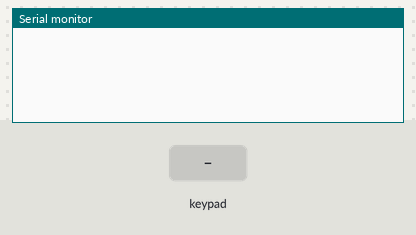
Simulated run of this sketch. Board: Arduino Uno, built with avr-gcc and run on an emulated ATmega328P. Shown: the last lines printed to the serial monitor. Wiring (inferred from the names in the program): 4×4 keypad with keys 1 2 3 A 4 5 6 B 7 8 9 C * 0 # D: rows pin 9, pin 8, pin 7, pin 6; columns pin 5, pin 4, pin 3, pin 2. The inputs (shaded band) are chosen by the test bench.

Above: at 1.2 s.
1.3 s: key '1' pressed
At 2.6 s:
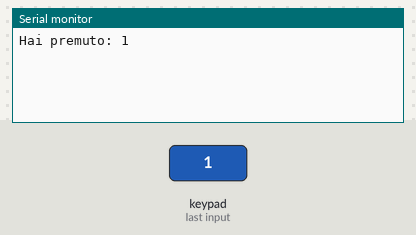
2.9 s: keypad keys 9 8 7 6 # pressed 0.4 s apart
At 5.4 s:
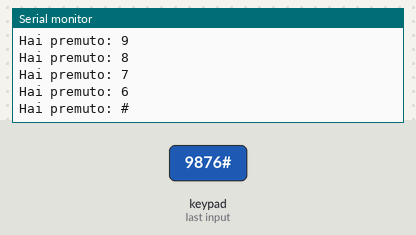
6.4 s: key 'A' pressed
At 7.7 s:
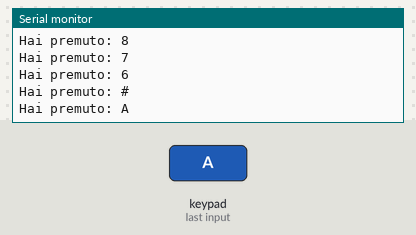
8.0 s: keypad keys 9 8 7 6 * pressed 0.4 s apart
At 10.4 s:
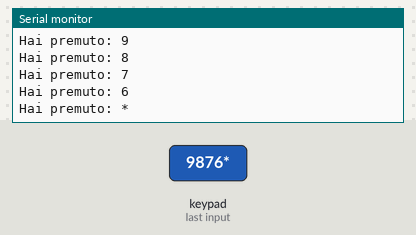
11.5 s: key 'B' pressed
At 12.8 s:
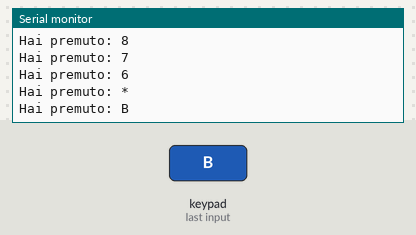
13.1 s: keypad keys 9 8 7 6 D pressed 0.4 s apart
At 15.5 s:
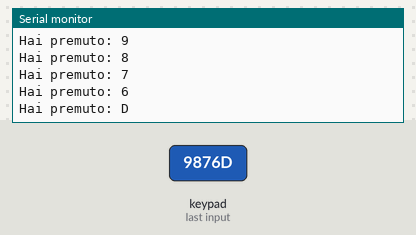
Timing chart, 0 to 17.0 s (numbered marks = the images above; inputs shaded):
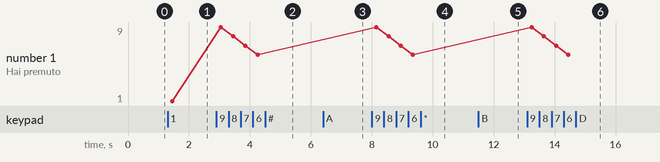

Measured:
- after the input at 1.3 s, the serial monitor: prints a new line after 0.15 s (image 1)
- after the input at 2.9 s, the serial monitor: prints a new line after 0.15 s (image 2)
- after the input at 6.4 s, the serial monitor: prints a new line after 0.15 s (image 3)
- after the input at 8.0 s, the serial monitor: prints a new line after 0.15 s (image 4)
- after the input at 11.5 s, the serial monitor: prints a new line after 0.15 s (image 5)
- after the input at 13.1 s, the serial monitor: prints a new line after 0.15 s (image 6)
- plotted number 1: 1 → 6 after the input at 2.9 s

The sketch:

scansione_tastierino.ino
```cpp
const int numRows = 4;       // numero di righe
const int numCols = 4;       // numero di colonne
const int debounceTime = 20; // millisecondi necessari allo switch per diventare stabile

// Mappa dei caratteri sul tastierino
const char keymap[numRows][numCols] =
{
  { '1', '2', '3' , 'A' } ,
  { '4', '5', '6' , 'B' } ,
  { '7', '8', '9' , 'C' } ,
  { '*', '0', '#' , 'D' }
};

// Definisco i pin connessi alle righe o alle colonne
const int rowPins[numRows] = {9, 8, 7, 6};   // Pin di arduino connessi ai pin 1,2,3,4 delle righe del keypad
const int colPins[numCols] = {5, 4, 3, 2};   // Pin di arduino connessi ai pin 5,6,7,8 delle colonne del keypad

void setup()
{
  Serial.begin(9600);
  for (int row = 0; row < numRows; row++)
  {
    pinMode(rowPins[row],INPUT);       // Imposta i pin di riga come input
    digitalWrite(rowPins[row],HIGH);   // Abilita sui pin di riga i resistori di pull up
  }
  for (int column = 0; column < numCols; column++)
  {
    pinMode(colPins[column],OUTPUT);     // Setta i pin delle colonne come input
    digitalWrite(colPins[column],HIGH);  // Imposta le colonne a livello HIGH
  }
}

void loop()
{
  char key = getKey();
  if( key != '\0')
  {
    // se il carattere non è '\0' allora ho premuto un pulsante
    Serial.print("Hai premuto: ");
    Serial.println(key);
  }
}

// funzione che restituisce il tasto premuto o '\0' se nessun tasto è digitato
char getKey()
{
  char key = '\0';                                  // '\0' indica nessun tasto premuto

  for(int c = 0; c < numCols; c++)
  {
    digitalWrite(colPins[c],LOW);         // abbassa la tensione sulla colonna c
    for(int r = 0; r < numRows; r++)      // Scorro tutte le righe
    {
      if(digitalRead(rowPins[r]) == LOW)  // rilevo tensione bassa solo se il tasto r,c è stato premuto
      {
        delay(debounceTime);                     //attendo che il segnale si stabilizzi
        while(digitalRead(rowPins[r]) == LOW); // attendo che il tasto sia rilasciato
        key = keymap[r][c];               // Memorizzo quale sia il tasto premuto
      }
    }
    digitalWrite(colPins[c],HIGH);     // Fine controllo colonna c
  }
  return key;  // restituisce il tasto premuto oppure '\0'
}
```
